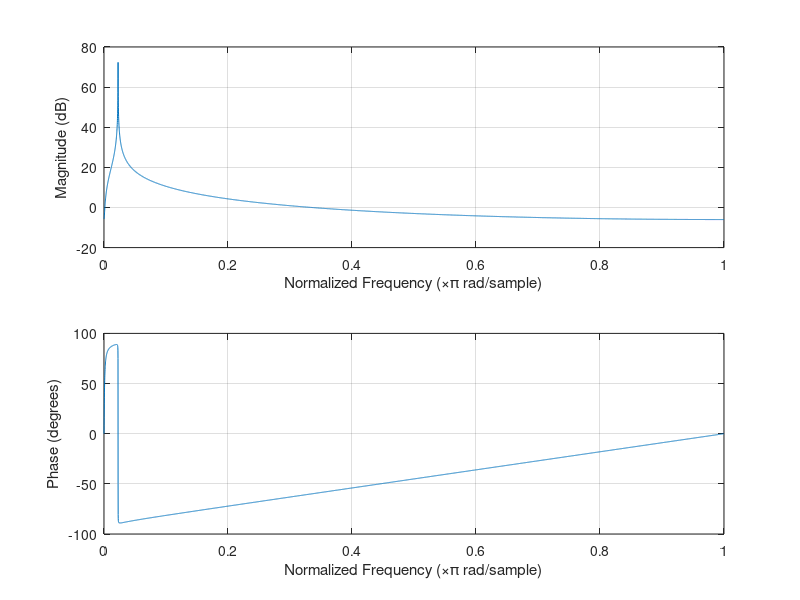
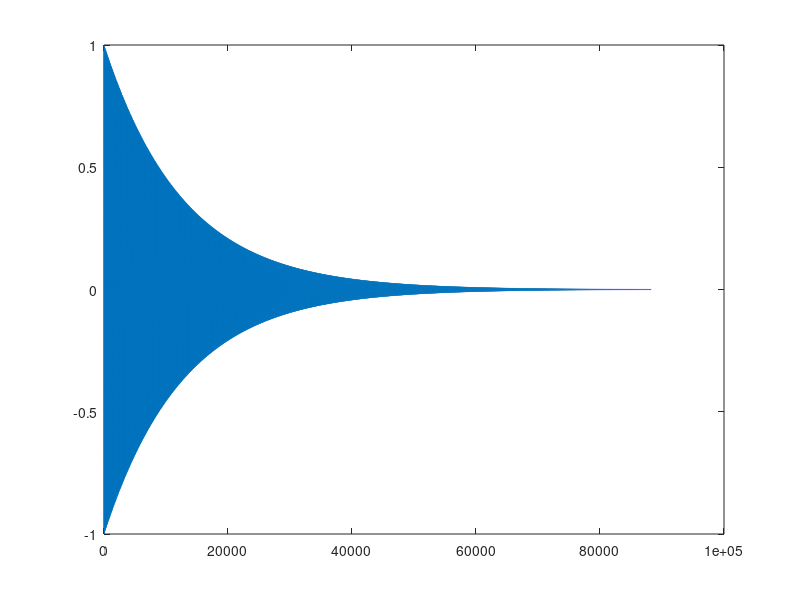

MATLAB code to generate these figures, in order: (Note: this script raises an error after producing the figures.)
Fs=44100;
f=500;
T60=2.0;
r_T60=10^(-3);
N=Fs*T60;
r=r_T60^(1/N);
phi=2*pi*f/Fs;
w=r*exp(j*phi);
%b=[1 - 0.5*(w+w')];
%a=[1 -(w+w') (w*w')];
%G=abs(sum(b.*((w/r).^[0 -1])))/abs(sum(a.*((w/r).^[0 -1 -2])));
b=[1 -r*cos(phi)];
a=[1 -2*r*cos(phi) r^2];
figure(1)
freqz(b,a,8192);
x=[1 zeros(1,N-1)];
y=filter(b,a,x);
figure(2)
plot(1:length(y),y);
[a_,b_]=prony(y(1:100),2,1);
y_=filter(b_,a_,x);
figure(3)
plot(1:length(y_),y_);
